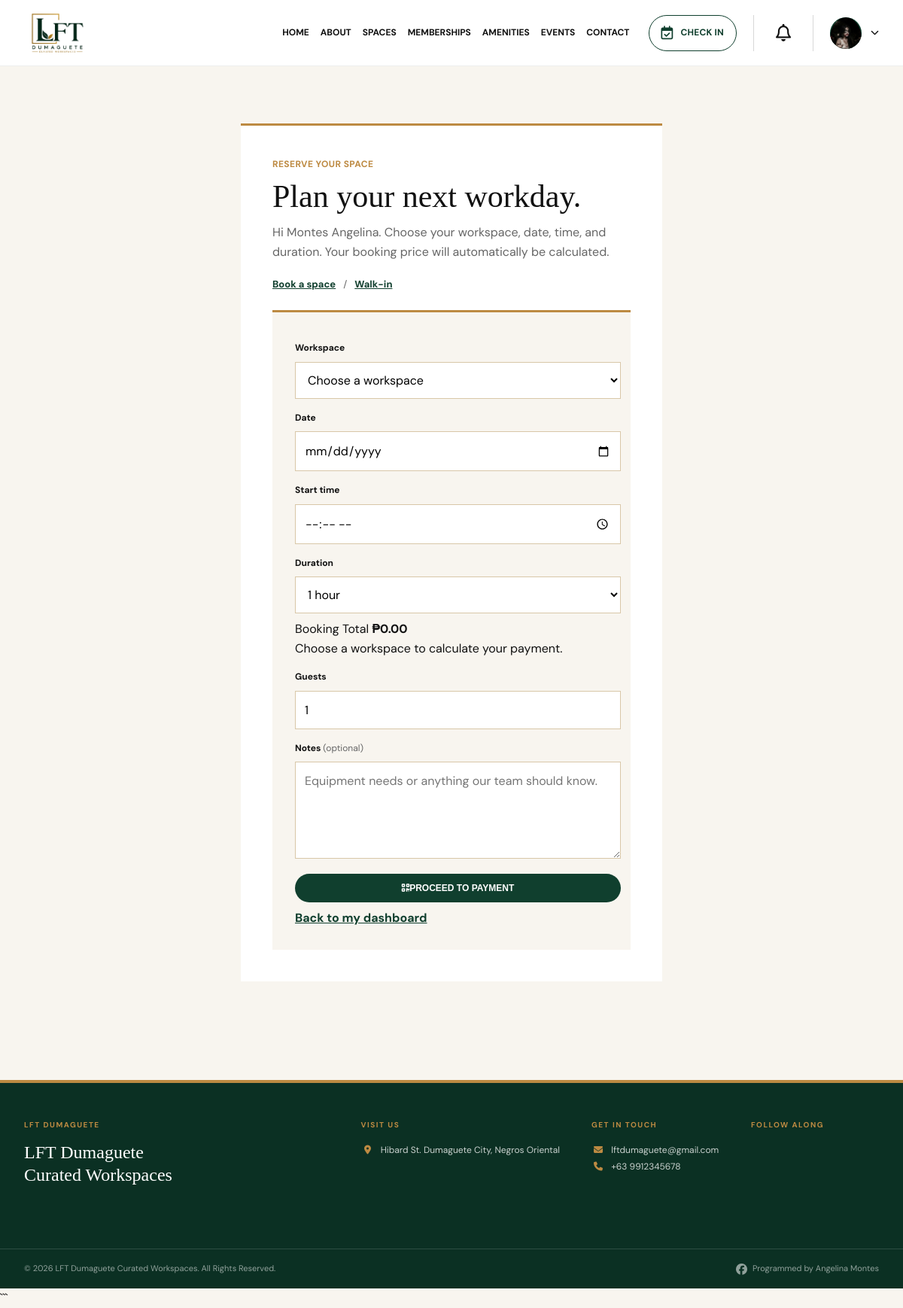
The page /Booking/index.php (signed in) on the database its author committed.
### tables this page shows
CREATE TABLE `users` (
  `id` int(10) UNSIGNED NOT NULL,
  `name` varchar(120) NOT NULL,
  `email` varchar(190) NOT NULL,
  `password_hash` varchar(255) NOT NULL,
  `role` enum('customer','staff','admin') NOT NULL DEFAULT 'customer',
  `phone` varchar(40) NOT NULL DEFAULT '',
  `created_at` timestamp NOT NULL DEFAULT current_timestamp(),
  `updated_at` timestamp NOT NULL DEFAULT current_timestamp() ON UPDATE current_timestamp(),
  `profile_image` varchar(255) DEFAULT NULL
);

CREATE TABLE `site_settings` (
  `id` tinyint(3) UNSIGNED NOT NULL,
  `website_name` varchar(160) NOT NULL DEFAULT 'LFT Dumaguete',
  `email` varchar(190) NOT NULL DEFAULT 'lftdumaguete@gmail.com',
  `phone` varchar(40) NOT NULL DEFAULT '+63 9912345678',
  `address` varchar(255) NOT NULL DEFAULT 'Hibard St. Dumaguete City, Negros Oriental',
  `facebook` varchar(255) NOT NULL DEFAULT '',
  `instagram` varchar(255) NOT NULL DEFAULT '',
  `updated_at` timestamp NOT NULL DEFAULT current_timestamp() ON UPDATE current_timestamp()
);

### Includes/db.php (called while the page is built, shortened)
<?php
require_once __DIR__ . '/security.php';
function db(): PDO
{
    static $connection;
    if ($connection instanceof PDO) {
        return $connection;
    }
    $host = '127.0.0.1';
    $database = 'lft_dumaguete';
    $username = 'root';
    $password = '';
    $charset = 'utf8mb4';
    $dsn = "mysql:host={$host};dbname={$database};charset={$charset}";
    $connection = new PDO(
        $dsn,
        $username,
        $password,
        [
            PDO::ATTR_ERRMODE => PDO::ERRMODE_EXCEPTION,
            PDO::ATTR_DEFAULT_FETCH_MODE => PDO::FETCH_ASSOC,
            PDO::ATTR_EMULATE_PREPARES => false,
        ]
    );
    return $connection;
}
function currentUser(): ?array
{
    $statement = db()->prepare(
        'SELECT id, name, email, phone, role, profile_image, created_at
         FROM users
         WHERE id = ?'
    );
    $statement->execute([(int) $_SESSION['user_id']]);
    return $statement->fetch() ?: null;
}
function requireUser(): array
{
    $user = currentUser();
    return $user;
}
function e(string|int|float|null $value): string
{
    return htmlspecialchars((string) $value, ENT_QUOTES, 'UTF-8');
}
function appToday(): string
{
    return (new DateTimeImmutable(
        'now',
        new DateTimeZone(APP_TIMEZONE)
    ))->format('Y-m-d');
}

### Includes/security.php (called while the page is built, shortened)
<?php
function startUserSession(): void
{
    if (session_status() === PHP_SESSION_ACTIVE) return;
    $secure = (!empty($_SERVER['HTTPS']) && $_SERVER['HTTPS'] !== 'off')
        || (($_SERVER['HTTP_X_FORWARDED_PROTO'] ?? '') === 'https');
}

### Booking/index.php (the view, shortened to what this page needs)
<?php
require '../Includes/db.php';
$user = requireUser();
$connection = db();
$bookingType = ($_GET['type'] ?? 'booking') === 'walk-in'
    ? 'walk-in'
    : 'booking';
$spaces = $connection->query(
    'SELECT name, seats, hourly_rate
     FROM spaces
     WHERE active = 1
     ORDER BY name'
)->fetchAll(PDO::FETCH_ASSOC);
$spaceCapacity = [];
foreach ($spaces as $row) {
    $spaceCapacity[$row['name']] = (int)$row['seats'];
}
$availableSpaces = array_keys($spaceCapacity);
$visitDate = $bookingType === 'walk-in'
    ? appToday()
    : '';
$visitTime = $bookingType === 'walk-in'
    ? appNow()->format('H:i')
    : '';
$durationMinutes = 60;
$guestCount = 1;
$notes = '';
$currentPage = 'BOOKING';
require '../Includes/header.php';
?>
<main>
<section class="auth-section">
<div class="booking-card">
    <div>
        <p class="section-label">
            <?= $bookingType === 'walk-in'
                ? 'WALK-IN'
                : 'RESERVE YOUR SPACE'
            ?>
        </p>
        <h1>
            <?= $bookingType === 'walk-in'
                ? 'Choose your workspace.'
                : 'Plan your next workday.'
            ?>
        </h1>
        <p>
            Hi <?= e($user['name']) ?>.
            <?php if ($bookingType === 'walk-in'): ?>
                Choose your workspace and duration.
                Your payment total will be calculated before check-in.
            <?php else: ?>
                Choose your workspace, date, time, and duration.
                Your booking price will automatically be calculated.
            <?php endif; ?>
        </p>
        <p class="booking-links">
            <a href="?type=booking">
                Book a space
            </a>
            <span>/</span>
            <a href="?type=walk-in">
                Walk-in
            </a>
        </p>
    </div>
    <?php if (!$availableSpaces): ?>
        <div class="form-error">
            No spaces are currently available.
            Please contact the LFT team.
        </div>
    <?php else: ?>
    <form
        class="tour-form"
        method="post"
        id="bookingForm"
    >
        <label for="space">
            Workspace
        </label>
        <select
            id="space"
            name="space"
            required
        >
            <option
                value=""
                data-rate="0"
            >
                Choose a workspace
            </option>
        </select>
        <?php if ($bookingType === 'booking'): ?>
            <label for="visit_date">
                Date
            </label>
            <input
                id="visit_date"
                name="visit_date"
                type="date"
                min="<?= e(appToday()) ?>"
                value="<?= e($visitDate) ?>"
                required
            >
            <label for="visit_time">
                Start time
            </label>
            <input
                id="visit_time"
                name="visit_time"
                type="time"
                value="<?= e($visitTime) ?>"
                required
            >
        <?php endif; ?>
        <label for="duration_minutes">
            Duration
        </label>
        <select
            id="duration_minutes"
            name="duration_minutes"
            required
        >
            <option
                value="60"
                <?= $durationMinutes === 60
                    ? 'selected'
                    : ''
                ?>
            >
                1 hour
            </option>
        </select>
        <div class="booking-price-box">
            <div class="booking-price-header">
                <span>
                    Booking Total
                </span>
                <strong id="bookingTotal">
                    ₱0.00
                </strong>
            </div>
            <p id="priceDetails">
            </p>
        </div>
        <label for="guest_count">
            Guests
        </label>
        <input
            id="guest_count"
            name="guest_count"
            type="number"
            min="1"
            max="50"
            value="<?= (int)$guestCount ?>"
            required
        >
        <label for="notes">
            Notes
            <span>
                (optional)
            </span>
        </label>
        <textarea
            id="notes"
            name="notes"
            rows="4"
            maxlength="1000"
            placeholder="Equipment needs or anything our team should know."
        ><?= e($notes) ?></textarea>
        <button
            class="btn btn-green"
            type="submit"
        >
            <i class="fa-solid fa-qrcode"></i>
            PROCEED TO PAYMENT
        </button>
        <a
            class="text-link"
            href="../Dashboard/index.php"
        >
            Back to my dashboard
        </a>
    </form>
    <?php endif; ?>
</div>
</section>
</main>
<?php
require '../Includes/footer.php';
?>

### Includes/header.php (shortened to what this page needs)
<?php
require_once __DIR__ . '/db.php';
$basePath = ($currentPage ?? 'HOME') === 'HOME'
    ? ''
    : '../';
$loggedInUser = currentUser();
$customerFirstName = '';
$customerInitial = '';
$customerProfileImage = '';
if (
    $loggedInUser
    && ($loggedInUser['role'] ?? '') === 'customer'
) {
    $nameParts = preg_split(
        '/\s+/',
        trim($loggedInUser['name'] ?? '')
    );
    $customerFirstName =
        $nameParts[0]
        ?? ($loggedInUser['name'] ?? 'Customer');
    $customerInitial =
        strtoupper(
            substr(
                $customerFirstName,
                0,
                1
            )
        );
    if (
        !empty(
            $loggedInUser['profile_image']
        )
    ) {
        $savedProfileImage =
            trim(
                $loggedInUser['profile_image']
            );
        if (
            str_starts_with(
                $savedProfileImage,
                'assets/'
            )
        ) {
            $customerProfileImage =
                $basePath
                . ltrim(
                    $savedProfileImage,
                    '/'
                );
        } else {
            $customerProfileImage =
                $basePath
                . 'assets/uploads/profiles/'
                . basename(
                    $savedProfileImage
                );
        }
    }
}
$assetVersion = '20260906-1';
?>
<!DOCTYPE html>
<html lang="en">
<head>
    <link
        rel="stylesheet"
        href="<?= $basePath ?>assets/css/style.css?v=<?= $assetVersion ?>"
    >
    <link
        rel="stylesheet"
        href="<?= $basePath ?>assets/css/portal.css?v=<?= $assetVersion ?>"
    >
    <link
        rel="stylesheet"
        href="https://cdnjs.cloudflare.com/ajax/libs/font-awesome/6.5.2/css/all.min.css"
    >
</head>
<body>
<header
    class="
        site-header
        <?= (
            $loggedInUser
            && ($loggedInUser['role'] ?? '') === 'customer'
        )
            ? 'customer-header'
            : ''
        ?>
    "
>
    <div class="container nav-container">
        <a
            href="<?= $basePath ?>index.php"
            class="logo"
        >
            <img
                src="<?= $basePath ?>assets/images/Logo.png"
                alt="LFT Dumaguete"
            >
        </a>
        <nav
            class="main-nav"
            id="mainNav"
        >
            <a
                href="<?= $basePath ?>index.php"
                class="<?= ($currentPage ?? '') === 'HOME'
                    ? 'active'
                    : ''
                ?>"
            >
                HOME
            </a>
            <a
                href="<?= $basePath ?>About/index.php"
                class="<?= ($currentPage ?? '') === 'ABOUT'
                    ? 'active'
                    : ''
                ?>"
            >
                ABOUT
            </a>
            <a
                href="<?= $basePath ?>Spaces/index.php"
                class="<?= ($currentPage ?? '') === 'SPACES'
                    ? 'active'
                    : ''
                ?>"
            >
                SPACES
            </a>
            <a
                href="<?= $basePath ?>Membership/index.php"
                class="<?= ($currentPage ?? '') === 'MEMBERSHIPS'
                    ? 'active'
                    : ''
                ?>"
            >
                MEMBERSHIPS
            </a>
            <a
                href="<?= $basePath ?>Amenities/index.php"
                class="<?= ($currentPage ?? '') === 'AMENITIES'
                    ? 'active'
                    : ''
                ?>"
            >
                AMENITIES
            </a>
            <a
                href="<?= $basePath ?>Events/index.php"
                class="<?= ($currentPage ?? '') === 'EVENTS'
                    ? 'active'
                    : ''
                ?>"
            >
                EVENTS
            </a>
            <a
                href="<?= $basePath ?>Contact/index.php"
                class="<?= ($currentPage ?? '') === 'CONTACT'
                    ? 'active'
                    : ''
                ?>"
            >
                CONTACT
            </a>
            <?php if ($loggedInUser): ?>
                <?php if (
                    ($loggedInUser['role'] ?? '') === 'customer'
                ): ?>
                    <div class="customer-header-actions">
                        <a
                            href="<?= $basePath ?>Booking/index.php?type=walk-in"
                            class="customer-checkin-button"
                        >
                            <i
                                class="fa-regular fa-calendar-check"
                                aria-hidden="true"
                            ></i>
                            <span>
                                CHECK IN
                            </span>
                        </a>
                        <details class="customer-notification-menu">
                            <summary
                                aria-label="Notifications"
                            >
                                <i
                                    class="fa-regular fa-bell"
                                    aria-hidden="true"
                                ></i>
                            </summary>
                        </details>
                        <details class="customer-account-menu">
                            <summary>
                                <span
                                    class="customer-avatar"
                                >
                                    <?php if (
                                        $customerProfileImage !== ''
                                    ): ?>
                                        <img
                                            src="<?= e(
                                                $customerProfileImage
                                            ) ?>"
                                            alt="<?= e(
                                                $customerFirstName
                                            ) ?>"
                                        >
                                    <?php else: ?>
                                        <?= e(
                                            $customerInitial
                                        ) ?>
                                    <?php endif; ?>
                                </span>
                                <i
                                    class="fa-solid fa-chevron-down account-chevron"
                                    aria-hidden="true"
                                ></i>
                            </summary>
                        </details>
                    </div>
                <?php endif; ?>
            <?php endif; ?>
        </nav>
    </div>
</header>

### Includes/footer.php (shortened to what this page needs)
<?php
require_once __DIR__ . '/db.php';
$footerSettings = db()->query('SELECT * FROM site_settings WHERE id = 1')->fetch() ?: [];
$footerName = $footerSettings['website_name'] ?? 'LFT Dumaguete';
$footerEmail = $footerSettings['email'] ?? 'lftdumaguete@gmail.com';
$footerPhone = $footerSettings['phone'] ?? '+63 9912345678';
$footerAddress = $footerSettings['address'] ?? 'Hibard St. Dumaguete City, Negros Oriental';
$phoneHref = preg_replace('/[^0-9+]/', '', $footerPhone);
?>
<footer class="site-footer">
    <div class="container footer-container">
        <div class="footer-brand">
            <p class="footer-eyebrow">LFT DUMAGUETE</p>
            <p class="footer-heading"><?= e($footerName) ?><br>Curated Workspaces</p>
        </div>
        <div class="footer-contact">
            <p class="footer-label">Visit us</p>
            <p class="footer-text"><i class="fa-solid fa-location-dot" aria-hidden="true"></i> <?= nl2br(e($footerAddress)) ?></p>
        </div>
        <div class="footer-contact">
            <p class="footer-label">Get in touch</p>
            <a class="footer-text" href="mailto:<?= e($footerEmail) ?>"><i class="fa-solid fa-envelope" aria-hidden="true"></i> <?= e($footerEmail) ?></a>
            <a class="footer-text" href="tel:<?= e($phoneHref) ?>"><i class="fa-solid fa-phone" aria-hidden="true"></i> <?= e($footerPhone) ?></a>
        </div>
        <div class="social-links">
            <p class="footer-label">Follow along</p>
        </div>
    </div>
    <div class="footer-bottom">
        <div class="container footer-copyright">
            © <?= date('Y') ?> <?= e($footerName) ?> Curated Workspaces. All Rights Reserved.
            <a class="programmer-link" href="https://www.facebook.com/angelina.montes.378" target="_blank" rel="noopener noreferrer">
                <i class="fa-brands fa-facebook"></i> Programmed by Angelina Montes
            </a>
        </div>
    </div>
</footer>
</body>
</html>

### rows shown on the page
users: profile_image (picture), name "Montes Angelina"
site_settings: website_name "LFT Dumaguete", address "Hibard St. Dumaguete City, Negros Oriental", email "lftdumaguete@gmail.com", phone "+63 9912345678"
